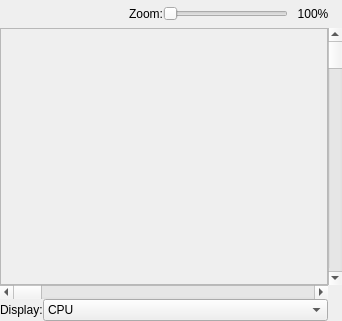
<?xml version="1.0" encoding="UTF-8"?>
<ui version="4.0">
 <class>CodeDataLoggerDialog</class>
 <widget class="QDialog" name="CodeDataLoggerDialog">
  <property name="geometry">
   <rect>
    <x>0</x>
    <y>0</y>
    <width>342</width>
    <height>321</height>
   </rect>
  </property>
  <property name="windowTitle">
   <string>Dialog</string>
  </property>
  <layout class="QGridLayout" name="gridLayout">
   <property name="margin">
    <number>0</number>
   </property>
   <property name="spacing">
    <number>0</number>
   </property>
   <item row="1" column="0" colspan="2">
    <layout class="QHBoxLayout" name="horizontalLayout">
     <property name="margin">
      <number>4</number>
     </property>
     <item>
      <spacer name="horizontalSpacer">
       <property name="orientation">
        <enum>Qt::Horizontal</enum>
       </property>
       <property name="sizeHint" stdset="0">
        <size>
         <width>40</width>
         <height>20</height>
        </size>
       </property>
      </spacer>
     </item>
     <item>
      <widget class="QLabel" name="label_2">
       <property name="text">
        <string>Zoom:</string>
       </property>
      </widget>
     </item>
     <item>
      <widget class="QSlider" name="zoomSlider">
       <property name="minimum">
        <number>100</number>
       </property>
       <property name="maximum">
        <number>10000</number>
       </property>
       <property name="pageStep">
        <number>100</number>
       </property>
       <property name="orientation">
        <enum>Qt::Horizontal</enum>
       </property>
       <property name="invertedAppearance">
        <bool>false</bool>
       </property>
       <property name="invertedControls">
        <bool>false</bool>
       </property>
      </widget>
     </item>
     <item>
      <widget class="QLabel" name="zoomValueLabel">
       <property name="sizePolicy">
        <sizepolicy hsizetype="Fixed" vsizetype="Preferred">
         <horstretch>0</horstretch>
         <verstretch>0</verstretch>
        </sizepolicy>
       </property>
       <property name="minimumSize">
        <size>
         <width>50</width>
         <height>0</height>
        </size>
       </property>
       <property name="maximumSize">
        <size>
         <width>50</width>
         <height>16777215</height>
        </size>
       </property>
       <property name="text">
        <string>100%</string>
       </property>
       <property name="alignment">
        <set>Qt::AlignCenter</set>
       </property>
      </widget>
     </item>
    </layout>
   </item>
   <item row="2" column="0">
    <widget class="QFrame" name="frame">
     <property name="sizePolicy">
      <sizepolicy hsizetype="Preferred" vsizetype="Expanding">
       <horstretch>0</horstretch>
       <verstretch>0</verstretch>
      </sizepolicy>
     </property>
     <property name="frameShape">
      <enum>QFrame::StyledPanel</enum>
     </property>
     <property name="frameShadow">
      <enum>QFrame::Sunken</enum>
     </property>
     <layout class="QGridLayout" name="gridLayout_2">
      <property name="margin">
       <number>0</number>
      </property>
      <property name="spacing">
       <number>0</number>
      </property>
     </layout>
    </widget>
   </item>
   <item row="2" column="1">
    <widget class="QScrollBar" name="verticalScrollBar">
     <property name="orientation">
      <enum>Qt::Vertical</enum>
     </property>
    </widget>
   </item>
   <item row="3" column="0">
    <widget class="QScrollBar" name="horizontalScrollBar">
     <property name="orientation">
      <enum>Qt::Horizontal</enum>
     </property>
    </widget>
   </item>
   <item row="5" column="0">
    <layout class="QFormLayout" name="formLayout">
     <property name="fieldGrowthPolicy">
      <enum>QFormLayout::AllNonFixedFieldsGrow</enum>
     </property>
     <property name="margin">
      <number>0</number>
     </property>
     <item row="0" column="0">
      <widget class="QLabel" name="label">
       <property name="text">
        <string>Display:</string>
       </property>
      </widget>
     </item>
     <item row="0" column="1">
      <widget class="QComboBox" name="displaySelect">
       <item>
        <property name="text">
         <string>CPU</string>
        </property>
       </item>
       <item>
        <property name="text">
         <string>PPU</string>
        </property>
       </item>
      </widget>
     </item>
    </layout>
   </item>
  </layout>
 </widget>
 <resources/>
 <connections/>
</ui>
